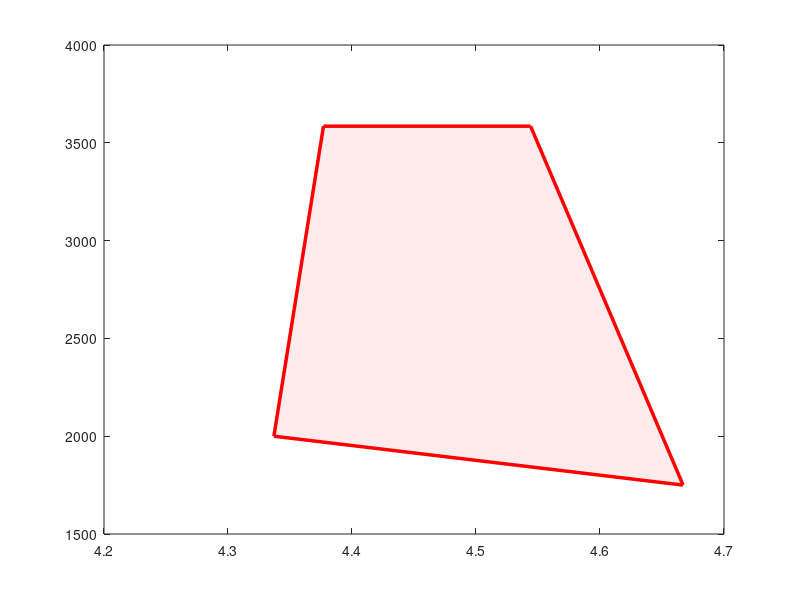

The MATLAB source for this figure: (Note: this script raises an error after producing the figure.)
% =========================================================================
% Elicopter EC145 / BK117 C-2 - Anvelopa de Centraj Longitudinal (Figura 21)
% Autor: Irinei David
% =========================================================================

clear; clc; close all;

%% 1. Geometrie de Referință și Limite Anvelopă (Punctele A, B, C, D)
rotor_axis = 4.50; % [m] Axa rotorului principal

% Coordonatele anvelopei de centraj oficiale (D -> A -> B -> C -> D)
env_cg   = [4.337, 4.377, 4.544, 4.667, 4.337];
env_mass = [2000,  3585,  3585,  1750,  2000];

%% 2. Datele Punctelor de Verificare (Tabelele 12 - 17 & Figura 21)
% Nume, CG [m], Masa [kg], Marker, Culoare Marker
puncte = {
    '0P, Max F',    4.534, 2940, 'o', [0.00, 0.45, 0.74];  % Albastru
    '50%P, Max F',  4.474, 3260, 's', [0.85, 0.33, 0.10];  % Portocaliu
    'Max P, Max F', 4.434, 3585, 'd', [0.93, 0.69, 0.13];  % Galben / Aur
    '0P, 0F',       4.516, 2300, '^', [0.49, 0.18, 0.56];  % Mov
    '50%P, 0F',     4.441, 2620, 'v', [0.47, 0.67, 0.19];  % Verde
    'Max P, 0F',    4.386, 2940, 'p', [0.30, 0.75, 0.93];  % Bleu (Stea)
};

%% 3. Reprezentare Grafică (Figura 21 din Proiect)
figure('Color', 'w', 'Position', [100, 100, 950, 600]);

% A. Suprafața și conturul anvelopei
h_env = fill(env_cg, env_mass, [1.0, 0.92, 0.92], ...
             'EdgeColor', 'r', 'LineWidth', 2.5, ...
             'DisplayName', 'Anvelopa EC145');
hold on;

% B. Axa rotorului
h_rotor = xline(rotor_axis, '--k', 'LineWidth', 1.5, ...
                'DisplayName', 'Axa rotorului (4.50 m)');

% C. Plotarea fiecărui punct de verificare și a etichetelor
h_pts = gobjects(size(puncte, 1), 1);

for i = 1:size(puncte, 1)
    eticheta = puncte{i, 1};
    x_val    = puncte{i, 2};
    y_val    = puncte{i, 3};
    marker   = puncte{i, 4};
    culoare  = puncte{i, 5};
    
    % Plotare marker
    h_pts(i) = plot(x_val, y_val, marker, ...
                    'MarkerSize', 8, ...
                    'MarkerFaceColor', culoare, ...
                    'MarkerEdgeColor', 'k', ...
                    'DisplayName', eticheta);
    
    % Căsuță text informativă (Callout cu fundal alb)
    text_str = sprintf('%s\n(%.3f m, %.0f kg)', eticheta, x_val, y_val);
    
    % Poziționare inteligentă a etichetelor pentru a evita suprapunerea
    offset_x = 0.006;
    offset_y = 0;
    if strcmp(eticheta, 'Max P, Max F')
        offset_x = 0.005; offset_y = -30;
    elseif strcmp(eticheta, '0P, Max F')
        offset_x = 0.006; offset_y = -20;
    elseif strcmp(eticheta, '0P, 0F')
        offset_x = 0.006; offset_y = -20;
    end
    
    text(x_val + offset_x, y_val + offset_y, text_str, ...
         'FontSize', 8, ...
         'BackgroundColor', [1 1 1 0.85], ...
         'EdgeColor', [0.75 0.75 0.75], ...
         'Margin', 2);
end

%% 4. Formatare Axe și Legendă (Conform Figurii 21)
grid on;
box on;

xlabel('POZITIA CG [m]', 'FontWeight', 'normal');
ylabel('MASA TOTALA [kg]', 'FontWeight', 'normal');
title('ANVELOPA DE CENTRAJ LONGITUDINAL - EC145', 'FontWeight', 'bold');

xlim([4.3 4.7]);
ylim([1750 3650]);
set(gca, 'XTick', 4.3:0.05:4.7);
set(gca, 'YTick', 1800:200:3600);

% Legendă cu toate cele 8 elemente
legend([h_env, h_rotor, h_pts'], 'Location', 'northeastoutside');
